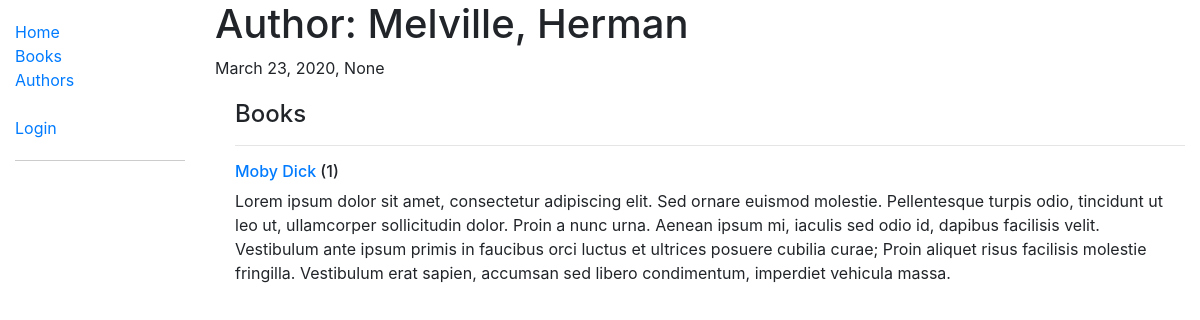
Page /catalog/author/5 on the earlier database version.
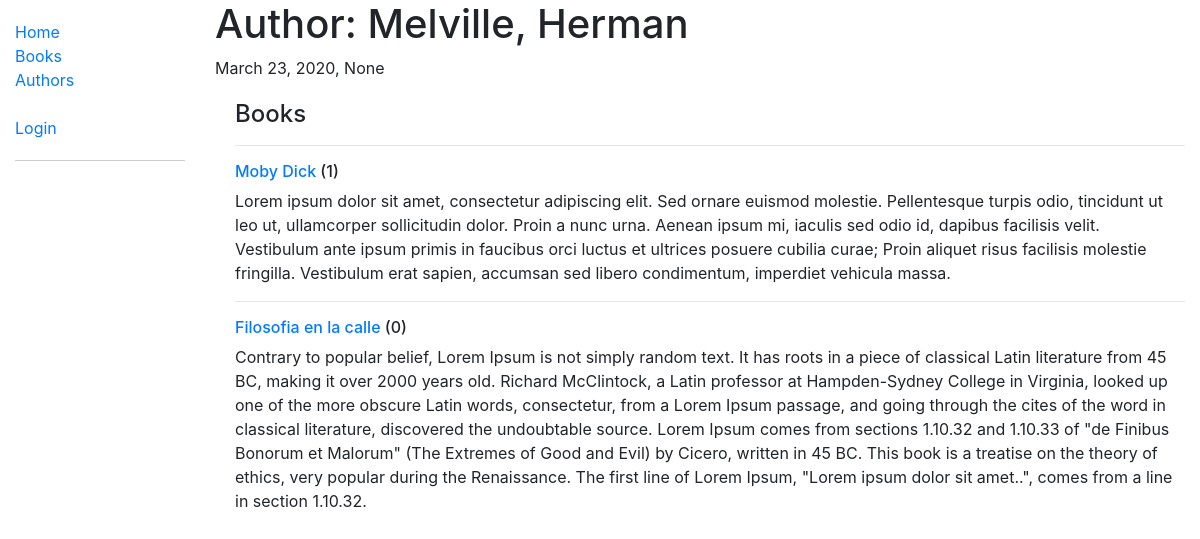
Same page on the later database version.
### catalog/models.py (models this page shows, shortened)
class Book(models.Model):
    title = models.CharField(max_length=200)
    author = models.ForeignKey('Author', on_delete=models.SET_NULL, null=True)
    summary = models.TextField(
        max_length=1000, help_text='Enter a brief description of the book')
    isbn = models.CharField(
        'ISBN', max_length=13, help_text='13 Character <a href="https://www.isbn-international.org/content/what-isbn">ISBN number</a>')
    language = models.ForeignKey(
        'Language', on_delete=models.SET_NULL, null=True)
    genre = models.ManyToManyField(
        Genre, help_text='Select a genre for this book')
    def get_absolute_url(self):
        return reverse('book-detail', args=[str(self.id)])
    def display_genre(self):
        return ', '.join(genre.name for genre in self.genre.all()[:3])
    display_genre.short_description = 'Genre'

### catalog/views.py (the view)
# urls.py: path('author/<int:pk>', views.AuthorDetailView.as_view(), name='author-detail'),
class AuthorDetailView(generic.DetailView):
    model = Author

### catalog/templates/catalog/author_detail.html
{% extends "base_generic.html" %}
{% block content %}
<h1>Author: {{ author.last_name }}, {{author.first_name }}</h1>
<p>{{author.date_of_birth}}, {{author.date_of_death}}</p>
<div style="margin-left:20px;margin-top:20px">
    <h4>Books</h4>
    {% for written_book in author.book_set.all %}
    <hr>
    <h6>
        <a href="{{written_book.get_absolute_url}}">{{ written_book.title }}</a>
        ({{ written_book.bookinstance_set.count }})
    </h6>
    <p> {{written_book.summary}}</p>
    {% endfor %}
</div>
{% endblock %}

Differences in the rows shown:
added Book: title "Filosofia en la calle", bookinstance_set.count "0", summary "Contrary to popular belief, Lorem Ipsum is not simply random text. It has roots in a piece of classical Latin literature from 45 BC, making it over 2000 years old. Richard McClintock, a Latin professor at Hampden-Sydney College in Virginia, looked up one of the more obscure Latin words, consectetur, from a Lorem Ipsum passage, and going through the cites of the word in classical literature, discovered the undoubtable source. Lorem Ipsum comes from sections 1.10.32 and 1.10.33 of \"de Finibus Bonorum et Malorum\" (The Extremes of Good and Evil) by Cicero, written in 45 BC. This book is a treatise on the theory of ethics, very popular during the Renaissance. The first line of Lorem Ipsum,…"
